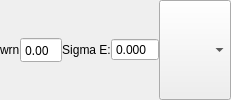
        <widget class="QFrame" name="frameValueA">
         <property name="frameShape">
          <enum>QFrame::NoFrame</enum>
         </property>
         <property name="frameShadow">
          <enum>QFrame::Raised</enum>
         </property>
         <layout class="QHBoxLayout" name="horizontalLayout_3">
          <property name="spacing">
           <number>0</number>
          </property>
          <property name="leftMargin">
           <number>0</number>
          </property>
          <property name="topMargin">
           <number>0</number>
          </property>
          <property name="rightMargin">
           <number>0</number>
          </property>
          <property name="bottomMargin">
           <number>0</number>
          </property>
          <item>
           <widget class="QLabel" name="labelCartesianWarning">
            <property name="maximumSize">
             <size>
              <width>30</width>
              <height>16777215</height>
             </size>
            </property>
            <property name="text">
             <string>wrn</string>
            </property>
           </widget>
          </item>
          <item>
           <widget class="LSADoubleSpinBox" name="doubleValueA">
            <property name="font">
             <font>
              <family>Courier 10 Pitch</family>
             </font>
            </property>
            <property name="buttonSymbols">
             <enum>QAbstractSpinBox::NoButtons</enum>
            </property>
            <property name="decimals">
             <number>2</number>
            </property>
            <property name="singleStep">
             <double>0.000000000000000</double>
            </property>
           </widget>
          </item>
          <item>
           <widget class="QLabel" name="labelValueA1">
            <property name="sizePolicy">
             <sizepolicy hsizetype="Preferred" vsizetype="Preferred">
              <horstretch>0</horstretch>
              <verstretch>0</verstretch>
             </sizepolicy>
            </property>
            <property name="maximumSize">
             <size>
              <width>65</width>
              <height>16777215</height>
             </size>
            </property>
            <property name="baseSize">
             <size>
              <width>20</width>
              <height>0</height>
             </size>
            </property>
            <property name="text">
             <string>Sigma E:</string>
            </property>
            <property name="alignment">
             <set>Qt::AlignCenter</set>
            </property>
           </widget>
          </item>
          <item>
           <widget class="LSADoubleSpinBox" name="doubleValueA1">
            <property name="buttonSymbols">
             <enum>QAbstractSpinBox::NoButtons</enum>
            </property>
            <property name="decimals">
             <number>3</number>
            </property>
            <property name="singleStep">
             <double>0.000000000000000</double>
            </property>
           </widget>
          </item>
          <item>
           <widget class="QComboBox" name="comboValueAUnits">
            <property name="sizePolicy">
             <sizepolicy hsizetype="Preferred" vsizetype="Preferred">
              <horstretch>0</horstretch>
              <verstretch>0</verstretch>
             </sizepolicy>
            </property>
            <property name="maximumSize">
             <size>
              <width>75</width>
              <height>16777215</height>
             </size>
            </property>
            <property name="font">
             <font>
              <family>Courier 10 Pitch</family>
             </font>
            </property>
           </widget>
          </item>
         </layout>
        </widget>
